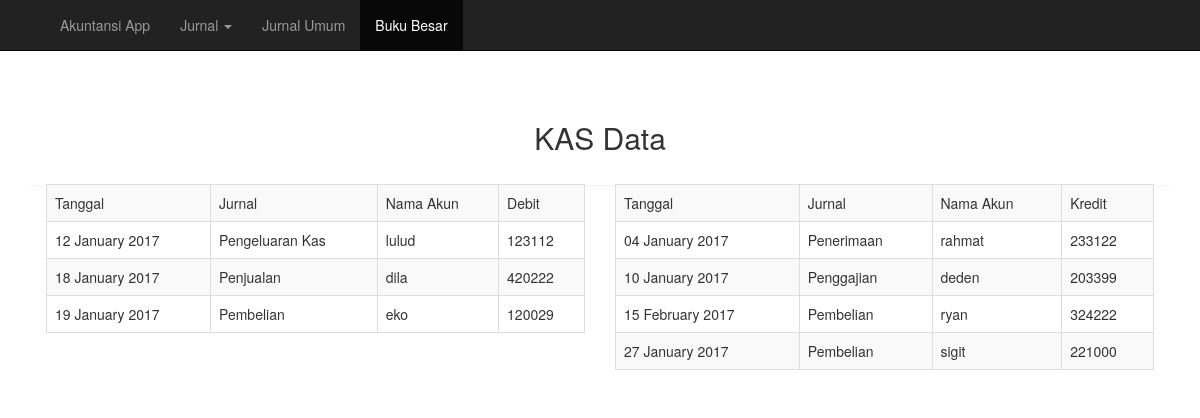
The page /bukuBesar.php on the database as committed earlier.
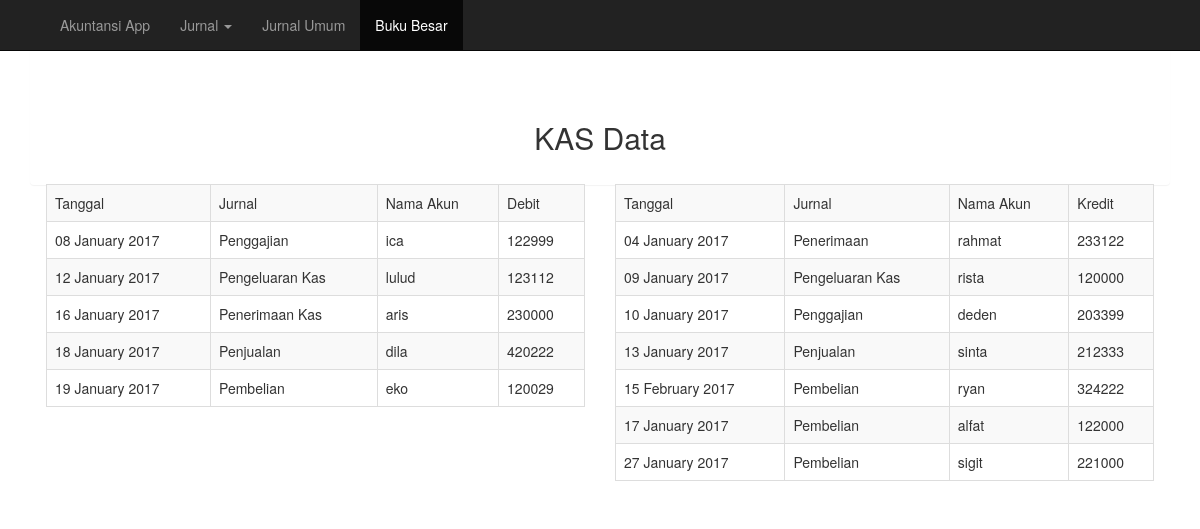
The same page on the database as committed later.
### tables this page shows
CREATE TABLE `jurnalumum` (
  `id` int(11) NOT NULL,
  `tgl_pembelian` varchar(20) NOT NULL,
  `jurnal` varchar(20) NOT NULL,
  `akun_debit` varchar(20) NOT NULL,
  `total_debit` int(10) NOT NULL,
  `akun_kredit` varchar(20) NOT NULL,
  `total_kredit` int(10) NOT NULL
);

### bukuBesar.php (the view, shortened to what this page needs)
<!DOCTYPE html>
<html>
<head>
    <link rel="stylesheet" href="./bootstrap/css/bootstrap.min.css">
    <link rel="stylesheet" href="./css/bootstrap-datetimepicker.min.css">
</head>
<body>
    <div class="navbar navbar-inverse navbar-fixed-top" role="navigation">
    <div class="container">
            <div class="navbar-collapse collapse">
                <ul class="nav navbar-nav">
                    <li class="dropdown">
                        <a href="index.php" class="dropdown" data-toggle="dropdown">Akuntansi App</a>
                    </li>
                    <li class="dropdown">
                        <a href="#" class="dropdown-toggle" data-toggle="dropdown">Jurnal <span class="caret"></span></a>
                    </li>
                    <li class="">
                        <a href="jurnalUmum.php" class="dropdown-toggle">Jurnal Umum </a>
                    </li>
                    <li class="active">
                        <a href="bukuBesar.php" class="dropdown-toggle">Buku Besar </a>
                    </li>
                </ul>
            </div>
    </div>
</div>
<div class="container">
<div class="panel" style="padding-top: 100px">
    <h2 style="text-align: center; padding-bottom: 20px;">KAS Data</h2>
    <div class="col-md-6">
        <table class = "table table-bordered table-striped">
        <tr>
        <td>Tanggal</td>
        <td>Jurnal</td>
        <td>Nama Akun</td>
        <td>Debit</td>
        </tr>
        <?php
        require ('koneksi.php');
        $sql = mysqli_query($koneksi, "SELECT * FROM jurnalumum WHERE akun_kredit = 'KAS' ORDER BY tgl_pembelian ASC") or die(mysqli_error());
        while ($data = mysqli_fetch_array($sql)){
            echo "
                    <tr>
                    <td>$data[tgl_pembelian]</td>
                    <td>$data[jurnal]</td>
                    <td>$data[akun_debit]</td>
                    <td>$data[total_debit]</td>
                    </tr>";
                        };
                    ?>
            </table>
    </div>
    <div class="col-md-6">
        <table class = "table table-bordered table-striped">
        <tr>
        <td>Tanggal</td>
        <td>Jurnal</td>
        <td>Nama Akun</td>
        <td>Kredit</td>
        </tr>
        <?php
        require ('koneksi.php');
        $sql2 = mysqli_query($koneksi, "SELECT * FROM jurnalumum WHERE akun_debit = 'KAS' ORDER BY tgl_pembelian ASC") or die(mysqli_error());
        while ($data = mysqli_fetch_array($sql2)){
            echo "
                    <tr>
                    <td>$data[tgl_pembelian]</td>
                    <td>$data[jurnal]</td>
                    <td>$data[akun_kredit]</td>
                    <td>$data[total_kredit]</td>
                    </tr>";
                        };
                    ?>
            </table>
    </div>
    </div>
</div>
</body>
</html>

Rows that differ between the two databases and show on the page:
added jurnalumum: tgl_pembelian "08 January 2017", jurnal "Penggajian", akun_debit "ica", total_debit "122999", shown under "KAS Data"
added jurnalumum: tgl_pembelian "16 January 2017", jurnal "Penerimaan Kas", akun_debit "aris", total_debit "230000", shown under "KAS Data"
added jurnalumum: tgl_pembelian "09 January 2017", jurnal "Pengeluaran Kas", akun_kredit "rista", total_kredit "120000"
added jurnalumum: tgl_pembelian "13 January 2017", jurnal "Penjualan", akun_kredit "sinta", total_kredit "212333"
added jurnalumum: tgl_pembelian "17 January 2017", jurnal "Pembelian", akun_kredit "alfat", total_kredit "122000"
